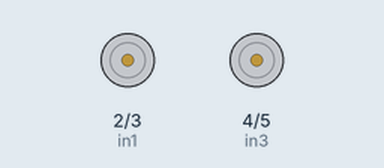
Bench run of a sketch on a simulated Arduino Uno, built with avr-gcc and run on an emulated ATmega328P. On the bench: motor-driver pin pairs drawn as motors (green arrow = first pin HIGH = forward, orange = second pin HIGH = backward, longer = more drive).

Above: at 0.1 s.
At 1.1 s:
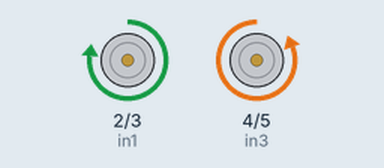
Timing chart, 0 to 2.6 s (numbered marks = the images above):
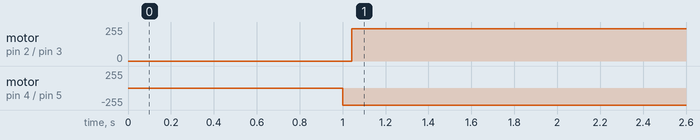

Measured:
- by itself, motor on pin 2 (in1) / pin 3 (in2): stopped → forward 241/255 at 1.0 s
- by itself, motor on pin 4 (in3) / pin 5 (in4): stopped → backward 255/255 at 1.0 s

The sketch:

four_wire_speed_test.ino
```cpp
#include <Arduino.h>
// Lab 2 四线软件 PWM 实验；保留原参数与顺序输出。
void move(int l, int r);
void pwmMotor(int p, int n, int s);
int in1 = 2;
int in2 = 3;
int in3 = 4;
int in4 = 5;

int l_spd = 245;
int r_spd = 255;

bool run = false;

void setup() {
  pinMode(in1, OUTPUT);
  pinMode(in2, OUTPUT);
  pinMode(in3, OUTPUT);
  pinMode(in4, OUTPUT);

    delay(1000);
    run = true;
}

void loop() {
  if(run){
    move(l_spd, r_spd);
  }
}

void move(int l, int r) {
  pwmMotor(in1, in2, l);
  pwmMotor(in4, in3, r);
}

void pwmMotor(int p, int n, int s) {
  if(s <= 0){
    digitalWrite(p, LOW);
    digitalWrite(n, LOW);
    return;
  }
  if(s >= 255){

     digitalWrite(p, HIGH);
     digitalWrite(n, LOW);
     return;
    }
    digitalWrite(p, HIGH);
    digitalWrite(n, LOW);
    delayMicroseconds(s * 4);
    digitalWrite(p, LOW);
    delayMicroseconds((255 - s) * 4);
}
```
